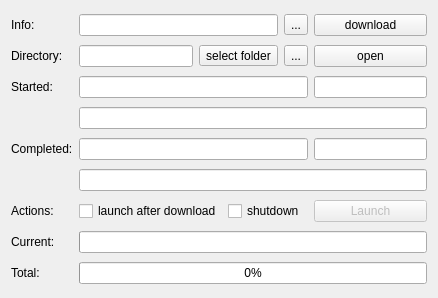
<?xml version="1.0" encoding="UTF-8"?>
<ui version="4.0">
 <class>CDownloadComponent</class>
 <widget class="QFrame" name="CDownloadComponent">
  <property name="geometry">
   <rect>
    <x>0</x>
    <y>0</y>
    <width>438</width>
    <height>298</height>
   </rect>
  </property>
  <property name="windowTitle">
   <string>Download files</string>
  </property>
  <layout class="QGridLayout" name="gl_DownloadComponent" columnstretch="1,0,0,0,0">
   <item row="6" column="0">
    <widget class="QLabel" name="lbl_Actions">
     <property name="sizePolicy">
      <sizepolicy hsizetype="Fixed" vsizetype="Fixed">
       <horstretch>0</horstretch>
       <verstretch>0</verstretch>
      </sizepolicy>
     </property>
     <property name="text">
      <string>Actions:</string>
     </property>
    </widget>
   </item>
   <item row="0" column="0">
    <widget class="QLabel" name="lbl_Info">
     <property name="sizePolicy">
      <sizepolicy hsizetype="Fixed" vsizetype="Fixed">
       <horstretch>0</horstretch>
       <verstretch>0</verstretch>
      </sizepolicy>
     </property>
     <property name="text">
      <string>Info:</string>
     </property>
    </widget>
   </item>
   <item row="4" column="1" colspan="3">
    <widget class="QLineEdit" name="le_Completed">
     <property name="readOnly">
      <bool>true</bool>
     </property>
    </widget>
   </item>
   <item row="1" column="2">
    <widget class="QToolButton" name="tb_DialogDownloadDir">
     <property name="toolTip">
      <string>change directory</string>
     </property>
     <property name="whatsThis">
      <string>change directory</string>
     </property>
     <property name="text">
      <string>select folder</string>
     </property>
     <property name="icon">
      <iconset resource="../../blackmisc/blackmisc.qrc">
       <normaloff>:/diagona/icons/diagona/icons/folder--pencil.png</normaloff>:/diagona/icons/diagona/icons/folder--pencil.png</iconset>
     </property>
    </widget>
   </item>
   <item row="0" column="4">
    <widget class="QPushButton" name="pb_Download">
     <property name="sizePolicy">
      <sizepolicy hsizetype="Preferred" vsizetype="Fixed">
       <horstretch>0</horstretch>
       <verstretch>0</verstretch>
      </sizepolicy>
     </property>
     <property name="minimumSize">
      <size>
       <width>93</width>
       <height>0</height>
      </size>
     </property>
     <property name="toolTip">
      <string>download and install</string>
     </property>
     <property name="text">
      <string>download</string>
     </property>
    </widget>
   </item>
   <item row="6" column="4">
    <widget class="QPushButton" name="pb_Launch">
     <property name="enabled">
      <bool>false</bool>
     </property>
     <property name="sizePolicy">
      <sizepolicy hsizetype="Preferred" vsizetype="Fixed">
       <horstretch>0</horstretch>
       <verstretch>0</verstretch>
      </sizepolicy>
     </property>
     <property name="text">
      <string>Launch</string>
     </property>
    </widget>
   </item>
   <item row="3" column="1" colspan="4">
    <widget class="QLineEdit" name="le_StartedUrl">
     <property name="readOnly">
      <bool>true</bool>
     </property>
    </widget>
   </item>
   <item row="5" column="1" colspan="4">
    <widget class="QLineEdit" name="le_CompletedUrl">
     <property name="readOnly">
      <bool>true</bool>
     </property>
    </widget>
   </item>
   <item row="8" column="1" colspan="4">
    <widget class="QProgressBar" name="prb_Total">
     <property name="maximum">
      <number>1</number>
     </property>
     <property name="value">
      <number>0</number>
     </property>
    </widget>
   </item>
   <item row="2" column="4">
    <widget class="QLineEdit" name="le_StartedNumber">
     <property name="maxLength">
      <number>4</number>
     </property>
     <property name="readOnly">
      <bool>true</bool>
     </property>
    </widget>
   </item>
   <item row="0" column="3">
    <widget class="QToolButton" name="tb_CancelDownload">
     <property name="toolTip">
      <string>cancel downloading</string>
     </property>
     <property name="text">
      <string>...</string>
     </property>
     <property name="icon">
      <iconset resource="../../blackmisc/blackmisc.qrc">
       <normaloff>:/diagona/icons/diagona/icons/cross-circle.png</normaloff>:/diagona/icons/diagona/icons/cross-circle.png</iconset>
     </property>
    </widget>
   </item>
   <item row="1" column="4">
    <widget class="QPushButton" name="pb_OpenDownloadDir">
     <property name="sizePolicy">
      <sizepolicy hsizetype="Preferred" vsizetype="Fixed">
       <horstretch>0</horstretch>
       <verstretch>0</verstretch>
      </sizepolicy>
     </property>
     <property name="text">
      <string>open</string>
     </property>
    </widget>
   </item>
   <item row="1" column="1">
    <widget class="QLineEdit" name="le_DownloadDir">
     <property name="readOnly">
      <bool>true</bool>
     </property>
    </widget>
   </item>
   <item row="8" column="0">
    <widget class="QLabel" name="lbl_Total">
     <property name="sizePolicy">
      <sizepolicy hsizetype="Fixed" vsizetype="Fixed">
       <horstretch>0</horstretch>
       <verstretch>0</verstretch>
      </sizepolicy>
     </property>
     <property name="text">
      <string>Total:</string>
     </property>
    </widget>
   </item>
   <item row="7" column="1" colspan="4">
    <widget class="QProgressBar" name="prb_Current">
     <property name="maximum">
      <number>1</number>
     </property>
    </widget>
   </item>
   <item row="1" column="3">
    <widget class="QToolButton" name="tb_ResetDownloadDir">
     <property name="toolTip">
      <string>Reset download directory</string>
     </property>
     <property name="text">
      <string>...</string>
     </property>
     <property name="icon">
      <iconset resource="../../blackmisc/blackmisc.qrc">
       <normaloff>:/diagona/icons/diagona/icons/arrow-circle-225-left.png</normaloff>:/diagona/icons/diagona/icons/arrow-circle-225-left.png</iconset>
     </property>
    </widget>
   </item>
   <item row="0" column="1" colspan="2">
    <widget class="QLineEdit" name="le_Info">
     <property name="readOnly">
      <bool>true</bool>
     </property>
    </widget>
   </item>
   <item row="2" column="1" colspan="3">
    <widget class="QLineEdit" name="le_Started">
     <property name="readOnly">
      <bool>true</bool>
     </property>
    </widget>
   </item>
   <item row="7" column="0">
    <widget class="QLabel" name="lbl_Current">
     <property name="sizePolicy">
      <sizepolicy hsizetype="Fixed" vsizetype="Preferred">
       <horstretch>0</horstretch>
       <verstretch>0</verstretch>
      </sizepolicy>
     </property>
     <property name="text">
      <string>Current:</string>
     </property>
    </widget>
   </item>
   <item row="6" column="1" colspan="3">
    <widget class="QFrame" name="fr_Checkboxes">
     <layout class="QHBoxLayout" name="hl_Checkboxes">
      <property name="leftMargin">
       <number>0</number>
      </property>
      <property name="topMargin">
       <number>0</number>
      </property>
      <property name="rightMargin">
       <number>0</number>
      </property>
      <property name="bottomMargin">
       <number>0</number>
      </property>
      <item>
       <widget class="QCheckBox" name="cb_StartAfterDownload">
        <property name="sizePolicy">
         <sizepolicy hsizetype="Preferred" vsizetype="Fixed">
          <horstretch>0</horstretch>
          <verstretch>0</verstretch>
         </sizepolicy>
        </property>
        <property name="text">
         <string>launch after download</string>
        </property>
       </widget>
      </item>
      <item>
       <widget class="QCheckBox" name="cb_Shutdown">
        <property name="sizePolicy">
         <sizepolicy hsizetype="Preferred" vsizetype="Fixed">
          <horstretch>0</horstretch>
          <verstretch>0</verstretch>
         </sizepolicy>
        </property>
        <property name="text">
         <string>shutdown</string>
        </property>
       </widget>
      </item>
     </layout>
    </widget>
   </item>
   <item row="1" column="0">
    <widget class="QLabel" name="lbl_DownloadDirectory">
     <property name="sizePolicy">
      <sizepolicy hsizetype="Fixed" vsizetype="Preferred">
       <horstretch>0</horstretch>
       <verstretch>0</verstretch>
      </sizepolicy>
     </property>
     <property name="text">
      <string>Directory:</string>
     </property>
    </widget>
   </item>
   <item row="4" column="0">
    <widget class="QLabel" name="lbl_Completed">
     <property name="sizePolicy">
      <sizepolicy hsizetype="Fixed" vsizetype="Fixed">
       <horstretch>0</horstretch>
       <verstretch>0</verstretch>
      </sizepolicy>
     </property>
     <property name="text">
      <string>Completed:</string>
     </property>
    </widget>
   </item>
   <item row="2" column="0">
    <widget class="QLabel" name="lbl_Started">
     <property name="sizePolicy">
      <sizepolicy hsizetype="Fixed" vsizetype="Fixed">
       <horstretch>0</horstretch>
       <verstretch>0</verstretch>
      </sizepolicy>
     </property>
     <property name="text">
      <string>Started:</string>
     </property>
    </widget>
   </item>
   <item row="4" column="4">
    <widget class="QLineEdit" name="le_CompletedNumber">
     <property name="maxLength">
      <number>4</number>
     </property>
     <property name="readOnly">
      <bool>true</bool>
     </property>
    </widget>
   </item>
  </layout>
 </widget>
 <tabstops>
  <tabstop>le_Info</tabstop>
  <tabstop>tb_CancelDownload</tabstop>
  <tabstop>pb_Download</tabstop>
  <tabstop>le_DownloadDir</tabstop>
  <tabstop>tb_DialogDownloadDir</tabstop>
  <tabstop>tb_ResetDownloadDir</tabstop>
  <tabstop>pb_OpenDownloadDir</tabstop>
  <tabstop>le_Started</tabstop>
  <tabstop>le_StartedNumber</tabstop>
  <tabstop>le_StartedUrl</tabstop>
  <tabstop>le_Completed</tabstop>
  <tabstop>le_CompletedNumber</tabstop>
  <tabstop>le_CompletedUrl</tabstop>
  <tabstop>cb_StartAfterDownload</tabstop>
  <tabstop>cb_Shutdown</tabstop>
 </tabstops>
 <resources>
  <include location="../../blackmisc/blackmisc.qrc"/>
 </resources>
 <connections/>
</ui>
